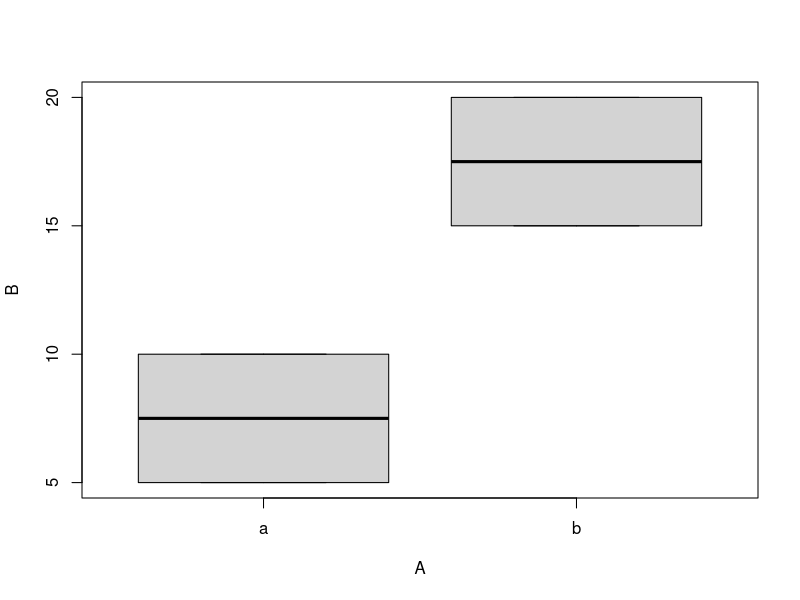

Write the R code that produced this figure.
## ---- chunk 1
norm <- rnorm(100, mean = 0, sd = 1)
## ---- chunk 2
A <- c("a", "a", "b", "b")
B <- c(5, 10, 15, 20)
dataframe <- data.frame(A, B)
print(dataframe)
## ---- chunk 3
A <- c("a", "a", "b", "b")
B <- c(5, 10, 15, 20)
dataframe <- data.frame(A, B)
print(dataframe)
## ---- chunk 4
library(dplyr)
## ---- chunk 5
print("yey!")
## ---- chunk 6
A <- c("a", "a", "b", "b")
B <- c(5, 10, 15, 20)
dataframe <- data.frame(A, B)
print(dataframe)
boxplot(B~A,data=dataframe)
